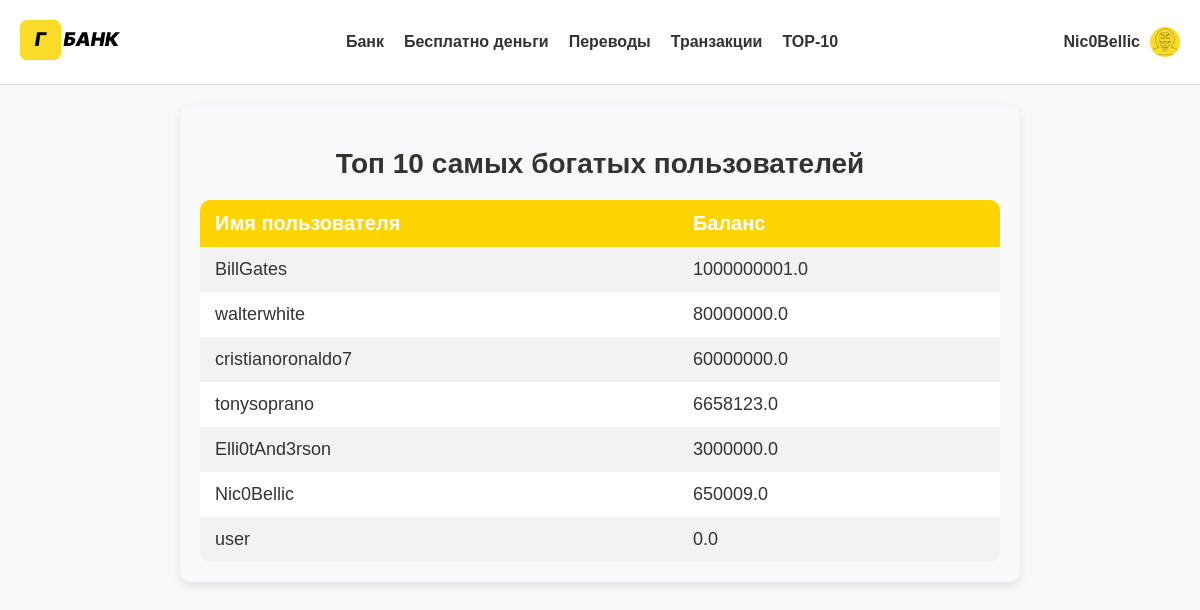
/top-10 (signed in), run on the app's committed database.
### models.py (models this page shows)
class User(UserMixin, db.Model):
    id = db.Column(db.Integer, primary_key=True)
    username = db.Column(db.String(150), unique=True, nullable=False)
    password = db.Column(db.String(150), nullable=False)
    balance = db.Column(db.Float, default=0.0)

### app.py (the view)
@app.route('/top-10', methods=['GET'])
def richest():
    top_users = User.query.order_by(User.balance.desc()).limit(10).all()
    return render_template('richest.html', top_users=top_users)

### app.py (called while the page is built)
@login_manager.user_loader
def load_user(user_id):
    return User.query.get(int(user_id))

### templates/richest.html
{% extends "base.html" %}
{% block content %}
    <div class="top-users-container">
        <h2>Топ 10 самых богатых пользователей</h2>
        {% if top_users %}
            <table class="top-users-table">
                <thead>
                    <tr>
                        <th>Имя пользователя</th>
                        <th>Баланс</th>
                    </tr>
                </thead>
                <tbody>
                    {% for user in top_users %}
                        <tr>
                            <td>{{ user.username }}</td>
                            <td>{{ user.balance }}</td>
                        </tr>
                    {% endfor %}
                </tbody>
            </table>
        {% else %}
            <p>Нет данных о пользователях.</p>
        {% endif %}
    </div>
{% endblock %}

### templates/base.html (shortened to what this page needs)
<!DOCTYPE html>
<html lang="ru">
<head>
    <link rel="stylesheet" href="{{ url_for('static', filename='css/styles.css') }}">
</head>
<body>
    <header>
        <div class="logo">
            <a href="{{ url_for('home')}}"><img src="{{ url_for('static', filename='images/logo.png')}}" alt="Bank Logo"></a>
        </div>
        <nav>
            <ul>
                <li><a href="{{ url_for('home')}}">Банк</a></li>
                <li><a href="{{ url_for('add_money')}}">Бесплатно деньги</a></li>
                <li><a href="{{ url_for('transfer')}}">Переводы</a></li>
                <li><a href="{{ url_for('transactions')}}">Транзакции</a></li>
                <li><a href="{{ url_for('richest')}}">TOP-10</a></li>
            </ul>
        </nav>
        {% if current_user.is_authenticated %}
        <a class="user-name" href="{{ url_for('profile') }}"><div class="user-profile">
            <span>{{ current_user.username }}</span>
            <img src="{{ url_for('static', filename='images/player.png')}}" alt="User Profile">
        </div></a>
        {% else %}
        <div class="user-profile">
            <a href="{{ url_for('login') }}">Войти</a>
            <a href="{{ url_for('register') }}">Зарегистрироваться</a>
        </div>
        {% endif %}
    </header>
    <main>
        {% block content %}
        {% endblock %}
    </main>
</body>
</html>

### static/css/styles.css (style rules this page uses)
body { font-family: Arial, sans-serif; background-color: #f9f9f9; margin: 0; padding: 0; }
header { display: flex; justify-content: space-between; align-items: center; padding: 20px; background-color: #fff; border-bottom: 1px solid #ddd; }
.logo img { height: 40px; }
nav ul { list-style: none; display: flex; gap: 20px; padding: 0; margin: 0; }
nav ul li a { text-decoration: none; color: #333; font-weight: bold; transition: color 0.3s ease; }
.user-profile { display: flex; align-items: center; gap: 10px; }
.user-profile img { height: 30px; width: 30px; border-radius: 50%; object-fit: cover; }
.user-profile a, span { text-decoration: none; color: #333; font-weight: bold; transition: color 0.3s ease; }
.user-name { text-decoration: none; color: #333; font-weight: bold; transition: color 0.3s ease; }
main { padding: 20px; }
.top-users-container { max-width: 800px; margin: 0 auto; padding: 20px; background-color: #f8f9fa; border-radius: 10px; box-shadow: 0 4px 8px rgba(0, 0, 0, 0.1); }
.top-users-container h2 { text-align: center; font-size: 28px; color: #333; margin-bottom: 20px; font-family: 'Arial', sans-serif; }
.top-users-table { width: 100%; border-collapse: collapse; font-family: 'Arial', sans-serif; background-color: #fff; border-radius: 10px; overflow: hidden; }
.top-users-table thead { background-color: #FFD400; color: white; }
.top-users-table th, .top-users-table td { padding: 12px 15px; text-align: left; }
.top-users-table tbody tr:nth-child(odd) { background-color: #f2f2f2; }
.top-users-table td { font-size: 18px; color: #333; }
.top-users-table th { font-size: 20px; font-weight: bold; }

### data on the page
User: username "Nic0Bellic", balance "650009.0"
User: username "BillGates", balance "1000000001.0"
User: username "walterwhite", balance "80000000.0"
User: username "cristianoronaldo7", balance "60000000.0"
User: username "tonysoprano", balance "6658123.0"
User: username "Elli0tAnd3rson", balance "3000000.0"
User: username "user", balance "0.0"
